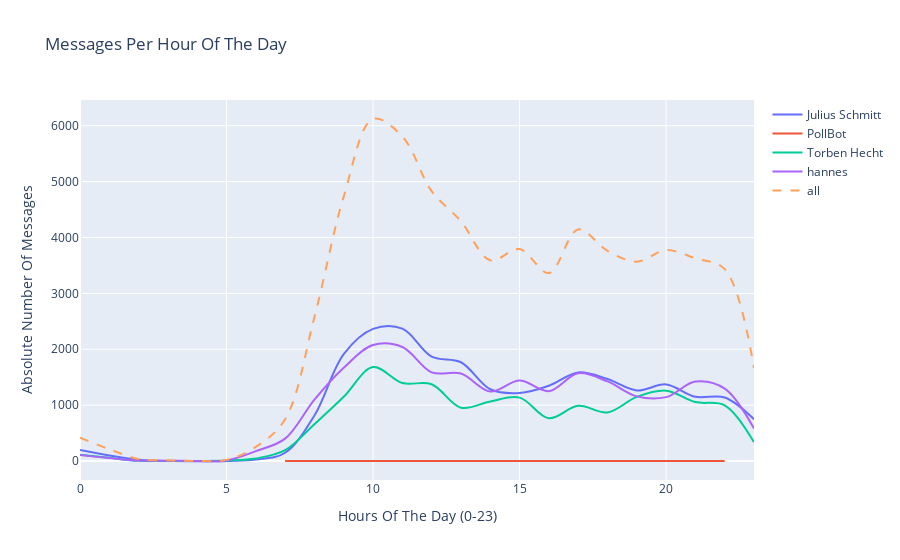

The code cell stored with this chart in its notebook:
### Markdown cell above
## Linechart: Messages Per Hour Of The Day
### Analysis of the message per hours of the day

### Code cell
# convert date to datetime
df_msg.date = pd.to_datetime(df_msg.date)

df_msg["hour"] = df_msg.date.dt.hour

df_hours = pd.DataFrame(df_msg.groupby(by=['hour',"from"]).agg('count')["text"]).unstack()

hours = [0,1,2,3,4,5,6,7,8,9,10,11,12,13,14,15,16,17,18,19,20,21,22,23]

mes_by_hour = go.Figure()
for user in df_hours.columns:
    mes_by_hour.add_trace(go.Scatter(x=hours, y=df_hours.text[user[1]],
                        mode='lines',
                        name=user[1],
                        line_shape='spline',
                        connectgaps=True))

mes_by_hour.add_trace(go.Scatter(x=hours, y=df_hours.sum(axis=1),
                        mode='lines',
                        name="all",
                        line_shape='spline',
                        line=dict(dash='dash'),
                        connectgaps=True))
    
# Edit the layout
mes_by_hour.update_layout(title='Messages Per Hour Of The Day',
                   xaxis_title='Hours Of The Day (0-23)',
                   yaxis_title='Absolute Number Of Messages')

### Figure 1 — Plotly figure (JSON) as saved in the notebook; plotly's stock layout.template omitted (floating-point values rounded to 4 significant figures)
{"data": [{"connectgaps": true, "line": {"shape": "spline"}, "mode": "lines", "name": "Julius Schmitt", "type": "scatter", "x": [0, 1, 2, 3, 4, 5, 6, 7, 8, 9, 10, 11, 12, 13, 14, 15, 16, 17, 18, 19, 20, 21, 22, 23], "y": [197, 101, 24, 3, null, null, 29, 149, 815, 1913, 2364, 2370, 1870, 1768, 1285, 1218, 1347, 1585, 1467, 1263, 1371, 1149, 1138, 748]}, {"connectgaps": true, "line": {"shape": "spline"}, "mode": "lines", "name": "PollBot", "type": "scatter", "x": [0, 1, 2, 3, 4, 5, 6, 7, 8, 9, 10, 11, 12, 13, 14, 15, 16, 17, 18, 19, 20, 21, 22, 23], "y": [null, null, null, null, null, null, null, 1, 3, null, null, null, null, null, null, null, null, null, null, null, null, null, 3, null]}, {"connectgaps": true, "line": {"shape": "spline"}, "mode": "lines", "name": "Torben Hecht", "type": "scatter", "x": [0, 1, 2, 3, 4, 5, 6, 7, 8, 9, 10, 11, 12, 13, 14, 15, 16, 17, 18, 19, 20, 21, 22, 23], "y": [112, 58, 5, 3, 2, 10, 47, 196, 659, 1149, 1681, 1397, 1374, 955, 1065, 1135, 766, 988, 870, 1148, 1260, 1055, 997, 335]}, {"connectgaps": true, "line": {"shape": "spline"}, "mode": "lines", "name": "hannes", "type": "scatter", "x": [0, 1, 2, 3, 4, 5, 6, 7, 8, 9, 10, 11, 12, 13, 14, 15, 16, 17, 18, 19, 20, 21, 22, 23], "y": [109, 53, 8, 7, 1, 11, 178, 402, 1099, 1670, 2075, 2041, 1586, 1566, 1243, 1440, 1251, 1571, 1425, 1157, 1144, 1422, 1296, 581]}, {"connectgaps": true, "line": {"dash": "dash", "shape": "spline"}, "mode": "lines", "name": "all", "type": "scatter", "x": [0, 1, 2, 3, 4, 5, 6, 7, 8, 9, 10, 11, 12, 13, 14, 15, 16, 17, 18, 19, 20, 21, 22, 23], "y": [418, 212, 37, 13, 3, 21, 254, 748, 2576, 4732, 6120, 5808, 4830, 4289, 3593, 3793, 3364, 4144, 3762, 3568, 3775, 3626, 3434, 1664]}], "layout": {"autosize": true, "title": {"text": "Messages Per Hour Of The Day"}, "xaxis": {"autorange": true, "range": [0, 23], "title": {"text": "Hours Of The Day (0-23)"}, "type": "linear"}, "yaxis": {"autorange": true, "range": [-338.9, 6460.0], "title": {"text": "Absolute Number Of Messages"}, "type": "linear"}}}
